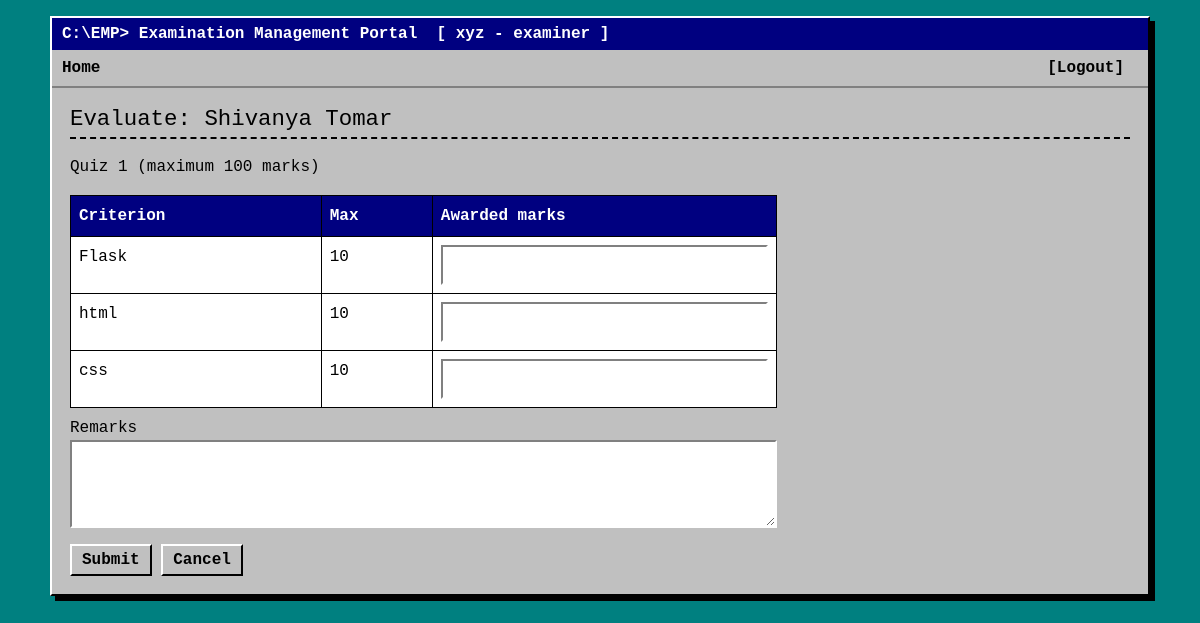
Page /examiner/evaluate/1 (signed in) on the committed database.
### models.py (models this page shows, shortened)
class User(db.Model):
    id = db.Column(db.Integer, primary_key=True)
    email = db.Column(db.String(100), unique=True, nullable=False)
    password = db.Column(db.String(200), nullable=False)
    name = db.Column(db.String(100), nullable=False)
    phone = db.Column(db.String(20))
    department = db.Column(db.String(100))
    role = db.Column(db.String(20), nullable=False)
    status = db.Column(db.String(20), default="Active") # for examiners it will tel Pending/Approved/Deactivated

class Exam(db.Model):
    id = db.Column(db.Integer, primary_key=True)
    course_id = db.Column(db.Integer, db.ForeignKey("course.id"), nullable=False)
    examiner_id = db.Column(db.Integer, db.ForeignKey("user.id"))
    name = db.Column(db.String(100), nullable=False)
    exam_type = db.Column(db.String(30), nullable=False)
    duration = db.Column(db.Integer, nullable=False)
    max_marks = db.Column(db.Integer, nullable=False)
    slot_start = db.Column(db.Date, nullable=False)
    slot_end = db.Column(db.Date, nullable=False)
    book_start = db.Column(db.Date, nullable=False)
    book_end = db.Column(db.Date, nullable=False)
    status = db.Column(db.String(20), default="Draft")
    course = db.relationship("Course", backref="exams")
    examiner = db.relationship("User")

class Rubric(db.Model):
    id = db.Column(db.Integer, primary_key=True)
    exam_id = db.Column(db.Integer, db.ForeignKey("exam.id"), nullable=False)
    name = db.Column(db.String(100), nullable=False)
    max_marks = db.Column(db.Integer, nullable=False)
    weightage = db.Column(db.Integer, default=0)              # in percent
    description = db.Column(db.String(300))
    exam = db.relationship("Exam", backref="rubrics")

### routes/examiner.py (the view, shortened to what this page needs)
@examiner.route("/evaluate/<int:id>", methods=["GET", "POST"])
@login_required("examiner")
def evaluate(id):
    booking = db.get_or_404(Booking, id)
    if booking.slot.examiner_id != me():
        abort(403)                                          # only students in YOUR slots
    if booking.status == "Cancelled":
        flash("This booking was cancelled.")
        return redirect(url_for("examiner.slot_students", id=booking.slot_id))
    rubrics = booking.exam.rubrics
    old = {s.rubric_id: s.marks for s in booking.scores}
    return render_template("examiner/evaluate.html", booking=booking, rubrics=rubrics, old=old)

### app.py (called while the page is built)
@app.context_processor
def inject_user():
    return {"role": session.get("role"), "user_name": session.get("name")}

### helpers.py (called while the page is built)
def login_required(role):
    def decorator(page):
        @wraps(page)
        def wrapper(*args, **kwargs):
            if session.get("role") != role:
                flash("Please log in with the correct account.")
                return redirect(url_for("auth.login"))
            return page(*args, **kwargs)
        return wrapper
    return decorator

### routes/examiner.py (called while the page is built)
def me():
    return session["user_id"]

### templates/examiner/evaluate.html
{% extends "base.html" %}
{% block content %}
<h2>Evaluate: {{ booking.student.name }}</h2>
<p>{{ booking.exam.name }} (maximum {{ booking.exam.max_marks }} marks)</p>
{% if not rubrics %}
  <p>This examination has no rubric criteria yet. Ask the Admin to add them.</p>
{% else %}
<form method="post" class="col-md-8">
  <table class="table table-bordered">
    <tr><th>Criterion</th><th>Max</th><th>Awarded marks</th></tr>
    {% for r in rubrics %}
    <tr>
      <td>{{ r.name }}<br><small>{{ r.description }}</small></td>
      <td>{{ r.max_marks }}</td>
      <td><input class="form-control" type="number" step="0.5" min="0" max="{{ r.max_marks }}"
                 name="marks_{{ r.id }}" value="{{ old.get(r.id, '') }}" required></td>
    </tr>
    {% endfor %}
  </table>
  <label>Remarks</label>
  <textarea class="form-control mb-3" name="remarks" rows="3">{{ booking.remarks or '' }}</textarea>
  <button class="btn">Submit</button>
  <a class="btn" href="{{ url_for('examiner.slot_students', id=booking.slot_id) }}">Cancel</a>
</form>
{% endif %}
{% endblock %}

### static/style.css (style rules this page uses)
html { background: #008080; color-scheme: only light; }
body { background: #008080; min-height: 100vh; font-family: "Courier New", Courier, monospace; color: #000; padding: 16px; }
h2 { font-size: 1.4rem; border-bottom: 2px dashed #000; padding-bottom: 4px; margin-bottom: 16px; }
a { color: #0000ee; }
.btn { background: #c0c0c0; color: #000; border: 2px solid; border-color: #fff #000 #000 #fff; border-radius: 0; font-family: inherit; font-weight: bold; padding: 2px 10px; }
.form-control, .form-select { background: #fff; border: 2px solid; border-color: #808080 #fff #fff #808080; border-radius: 0; font-family: inherit; }
.table { background: #fff; border-color: #000; margin-bottom: 8px; }
.table th { background: #000080; color: #fff; }

### rows in the picture
User: student.name "Shivanya Tomar"
Exam: exam.name "Quiz 1", exam.max_marks "100"
Rubric: name "Flask", max_marks "10"
Rubric: name "html", max_marks "10"
Rubric: name "css", max_marks "10"

### other values in the picture
{{ user_name }} "xyz"
{{ role }} "examiner"
